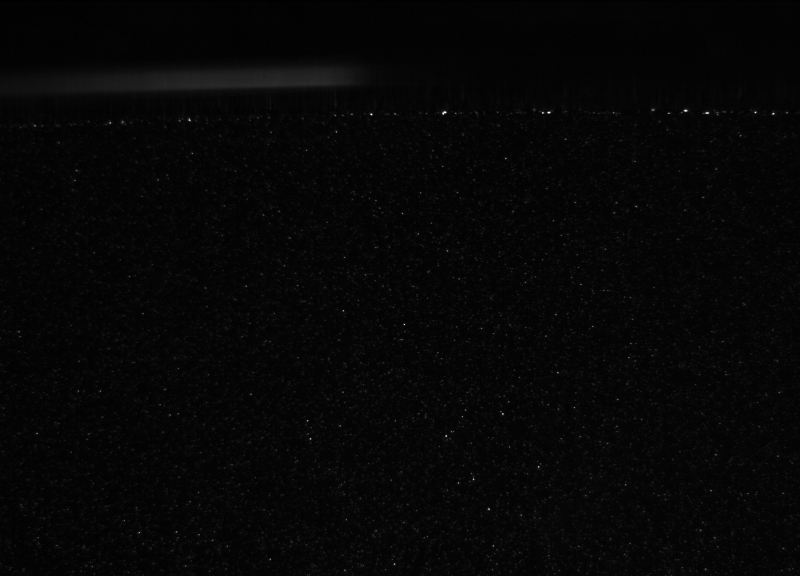
#> input picture 2oblig/gr2/run1/PicturesPNGRaw/Picture11.png, 2400 x 1728 px, given in place of Picture100.png, which was not available (shown at 1/3 size)
$ jupyter execute --allow-errors oblig2_MEK4600run7.ipynb   (shell and % lines are left out)   (Python 2 division)   (text cells are left out)
#> lines starting #> are read from the running program, lines starting #| are printed output that depends on the picture; pictures that were not available may be replaced by others from this repository, and a replacement may not be noted
[cell 1]
import openpiv.tools
import openpiv.process
import openpiv.scaling
import openpiv.validation
import openpiv.filters
import openpiv.preprocess
import PIL
import numpy
import cv2
import skimage
import matplotlib.pyplot

[cell 2]
import os
runnr = 7
os.system("ffmpeg -framerate 12 -i ./gr2/run7/PicturesPNGRaw/Picture%3d.png -s:v 1728:2400 -c:v libx264 -profile:v high -crf 20 -pix_fmt yuv420p movie7.mp4")

[cell 3]
picnr = 100
runnr = 7
path1 = 'gr2/run'+str(runnr)+'/PicturesPNGRaw/Picture'+str(picnr)+'.png'
path2 = 'gr2/run'+str(runnr)+'/PicturesPNGRaw/Picture'+str(picnr+1)+'.png'
dt =  5/251# time separation between pictures = Capture time/number_of_pictures
dt

#> (a cell that did not finish here is left out)

[cell 5]
img_gray = cv2.imread(path1, cv2.IMREAD_GRAYSCALE)  # As grayscale
#> img_gray is the input picture: shape (1728, 2400); min 0, max 255, mean 6.3
skimage.filters.try_all_threshold(img_gray.astype(numpy.int32),figsize=(16, 10), verbose=True)
#| skimage.filters.thresholding.threshold_isodata
#| skimage.filters.thresholding.threshold_li
#| skimage.filters.thresholding.threshold_mean
#| skimage.filters.thresholding.threshold_minimum
#| skimage.filters.thresholding.threshold_otsu
#| skimage.filters.thresholding.threshold_triangle
#| skimage.filters.thresholding.threshold_yen
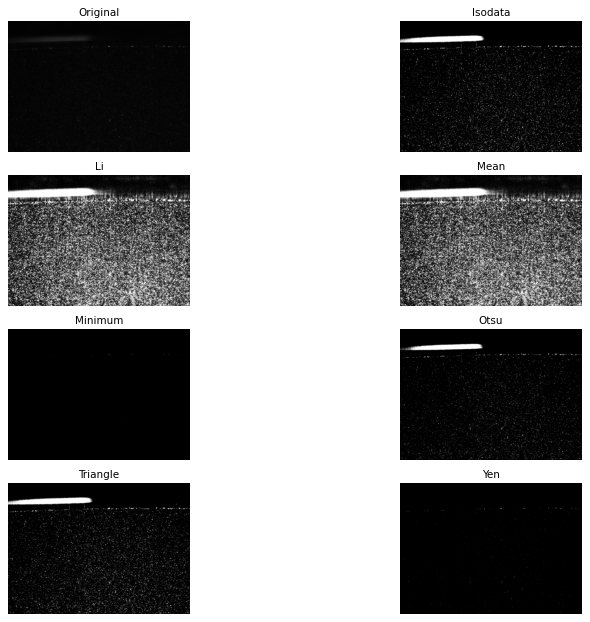
#> figure drawn by matplotlib, 8 panels

#> (a cell that did not finish here is left out)

#> (a cell that did not finish here is left out)

#> (a cell that did not finish here is left out)

#> (a cell that did not finish here is left out)

[cell 10]
drawing = False # true if mouse is pressed
mode = True # if True, draw rectangle. Press 'm' to toggle to curve
ix,iy = -1,-1
    # mouse callback function

# [17 lines left out: function draw_circle, not called in this run]

img1 = cv2.imread(path1)
#img1 = cv2.imread('mask'+str(runnr)+'img1.jpg')

cv2.namedWindow('image',cv2.WINDOW_NORMAL)
cv2.setMouseCallback('image',draw_circle)
while(1):  #while True
        cv2.imshow('image',img1)
        k = cv2.waitKey(20) & 0xFF
#> (key Esc is pressed here)
        if k == 27: # ESC on keyboard closes the window
            cv2.destroyAllWindows()
            break
        elif k == ord('m'):
            mode = not mode
        elif k == ord('s'):  #if "s" is pressed on the keyboard,
            cv2.imwrite('mask'+str(runnr)+'img1.jpg', img1)  #the resulting drawing is saved
            cv2.destroyAllWindows()                         #and the window is closed
            break
cv2.destroyAllWindows()

[cell 11]
drawing = False # true if mouse is pressed
mode = True # if True, draw rectangle. Press 'm' to toggle to curve
ix,iy = -1,-1
    # mouse callback function

# [17 lines left out: function draw_circle, not called in this run]

img1 = cv2.imread(path2)
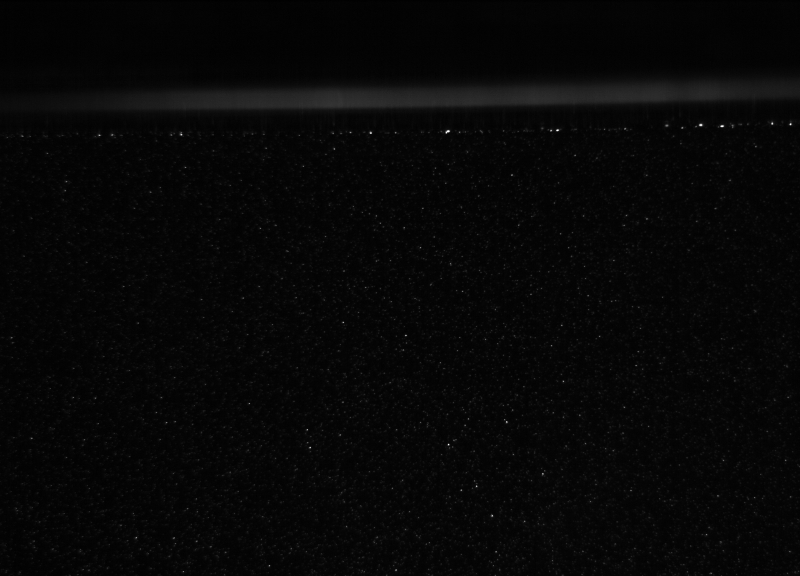
#> input picture 2oblig/gr2/run1/PicturesPNGRaw/Picture21.png, 2400 x 1728 px, given in place of Picture101.png, which was not available (shown at 1/3 size)
#> img1 is the input picture: shape (1728, 2400, 3); min 0, max 255, mean 7
#img1 = cv2.imread('mask'+str(runnr)+'img2.jpg')

cv2.namedWindow('image',cv2.WINDOW_NORMAL)
cv2.setMouseCallback('image',draw_circle)
#> (the rest of this cell did not finish here and is left out)

[cell 12]
mask1 = cv2.imread('mask'+str(runnr)+'img1.jpg', cv2.IMREAD_GRAYSCALE)
#> mask1: shape (1728, 2400); min 0, max 255, mean 7
mask2 = cv2.imread('mask'+str(runnr)+'img2.jpg', cv2.IMREAD_GRAYSCALE)
fig = matplotlib.pyplot.figure(figsize=[20,20])
ax = fig.add_subplot(1, 2, 1)
ax.imshow(mask1)
ax2 = fig.add_subplot(1, 2, 2)
#> (the rest of this cell did not finish here and is left out)

[cell 13]
window_size=100 #100   the size of the interrogation window on first image, in pixels
search_areasize = 150  #200    size of the (square) interrogation window from the second frame, in pixels
overlap = 54  #54  the number of pixels by which two adjacent windows overlap.
#> (the rest of this cell did not finish here and is left out)

#> (a cell that did not finish here is left out)

#> (a cell that did not finish here is left out)

[cell 16]
#[wx,wy] = ndgrid((0:5:20),(-5:-5:-10));    # same as matlab ndgrid:
n_x= 3    #number of points in x axis
n_y = 5   # number of points in y axis
first_x = 0
last_x = 20
first_y = -1.5+ (-3.3333)*4#-10
last_y = -1.5#-5
import cmath
#foo = n_x*cmath.sqrt(-1)
world1 = numpy.zeros((n_x*n_y,3), numpy.float32)  #numpy.zeros((6*7,3), numpy.float32)
#print(world)
world1[:,:2] = numpy.mgrid[first_x : last_x :n_x*cmath.sqrt(-1), first_y : last_y : n_y*cmath.sqrt(-1)].T.reshape(-1,2)
#print(world1)
#number of points = n_x*n_y

world = world1
#world= list(zip( world1[:,0], world1[:,1]))
world = world.astype('float32')
world

[cell 17]
drawing = False # true if mouse is pressed
end = False #
ix1,iy1 = -1,-1

numbPoints = 0
ix = []
iy = []

# mouse callback function
# [42 lines left out: function draw_circle, not called in this run]


img = cv2.imread('calibration33mmbetweeneachdot.jpg')
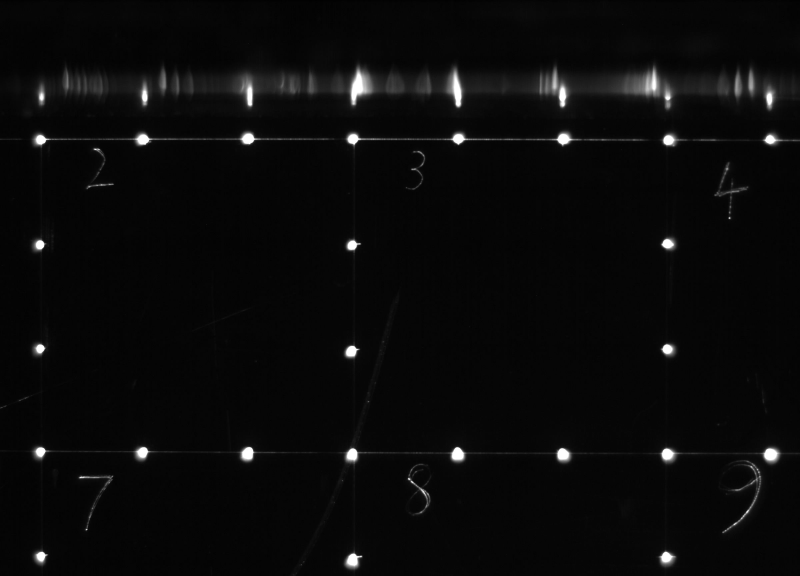
#> input picture 2oblig/calibration33mmbetweeneachdot.jpg, 2400 x 1728 px (shown at 1/3 size)
#> img is the input picture: shape (1728, 2400, 3); min 0, max 255, mean 10.2
cv2.namedWindow('image',cv2.WINDOW_NORMAL) #cv2.WINDOW_NORMAL in order to resize window, when image is large
cv2.setMouseCallback('image',draw_circle)

cv2.imshow('image',img)

while(1):  #while True
    cv2.imshow('image',img)
    k = cv2.waitKey(20) & 0xFF
#> (key Esc is pressed here)
    if k == 27: # ESC on keyboard closes the window
        cv2.destroyAllWindows()
        break
    elif k == ord('s'):  #if "s" is pressed on the keyboard,
        cv2.imwrite("pixelcoordinates.jpg", img)   #the resulting drawing is saved
        cv2.destroyAllWindows()                         #and the window is closed
        break

print(ix, iy) #pixel
#pixelX= ix[0:-1]
#pixelY = iy[0:-1]
pixelX = ix
pixelY = iy
print(pixelX, pixelY)
pixel = numpy.array([pixelX, pixelY]).astype('float32').transpose()
#objp[:,:2] = numpy.mgrid[0:7,0:6].T.reshape(-1,2)
pixel

[cell 18]
gray = cv2.cvtColor(img,cv2.COLOR_BGR2GRAY)  #'mpwoco.bmp' converted to gray
#returns the camera matrix, distortion coefficients, rotation and translation vectors etc:

#> (the rest of this cell did not finish here and is left out)
